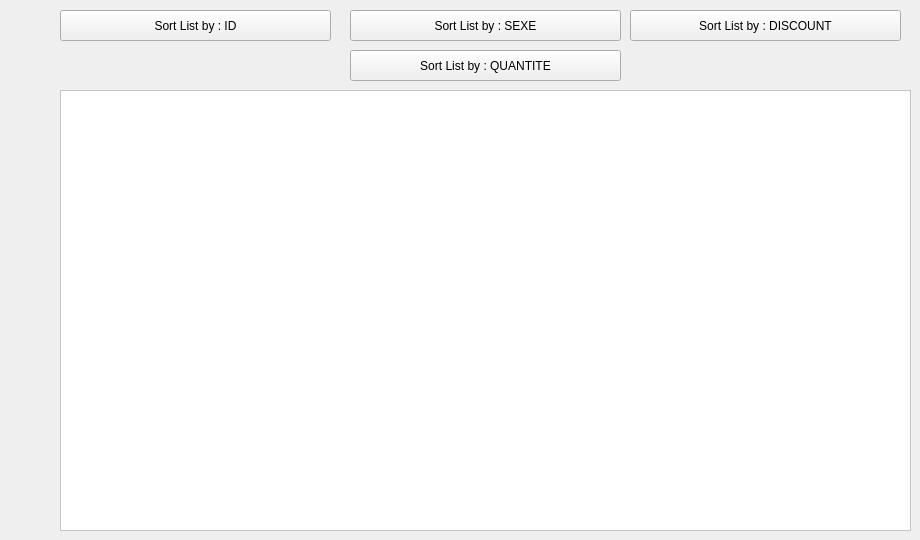
    <widget class="QWidget" name="tab_2">
     <attribute name="title">
      <string>Afficher Fournisseur </string>
     </attribute>
     <widget class="QTableView" name="tab_fournisseur">
      <property name="geometry">
       <rect>
        <x>60</x>
        <y>90</y>
        <width>851</width>
        <height>441</height>
       </rect>
      </property>
      <property name="styleSheet">
       <string notr="true">/* Set background color for the entire page */
QWidget {
    background-color: #ffffff; /* White background */
}

/* Style for the QLabel elements */
QLabel {
    color: #000000; /* Black text */
}

/* Style for the QLineEdit elements */
QLineEdit {
    background-color: #f0f0f0; /* Light gray background */
    border: 1px solid #000000; /* Black border */
    padding: 5px; /* Add some padding */
    color: #000000; /* Black text */
}

/* Style for the QComboBox elements */
QComboBox {
    background-color: #f0f0f0; /* Light gray background */
    border: 1px solid #000000; /* Black border */
    color: #000000; /* Black text */
}

/* Style for the QPushButton elements */
QPushButton {
    background-color: #4CAF50; /* Green background */
    color: #ffffff; /* White text */
    border: 1px solid #4CAF50; /* Green border */
    padding: 5px 10px; /* Add padding */
}

/* Style for the QPushButton when hovered */
QPushButton:hover {
    background-color: #45a049; /* Darker green on hover */
    border: 1px solid #45a049; /* Darker green border on hover */
}

/* Style for the QPushButton when pressed */
QPushButton:pressed {
    background-color: #3d8b40; /* Even darker green on press */
    border: 1px solid #3d8b40; /* Even darker green border on press */
}
</string>
      </property>
     </widget>
     <widget class="QPushButton" name="pb_sort">
      <property name="geometry">
       <rect>
        <x>60</x>
        <y>10</y>
        <width>271</width>
        <height>31</height>
       </rect>
      </property>
      <property name="styleSheet">
       <string notr="true"/>
      </property>
      <property name="text">
       <string>Sort List by : ID</string>
      </property>
     </widget>
     <widget class="QPushButton" name="pb_SortSexe">
      <property name="geometry">
       <rect>
        <x>350</x>
        <y>10</y>
        <width>271</width>
        <height>31</height>
       </rect>
      </property>
      <property name="styleSheet">
       <string notr="true"/>
      </property>
      <property name="text">
       <string>Sort List by : SEXE</string>
      </property>
     </widget>
     <widget class="QPushButton" name="pb_SortDiscount">
      <property name="geometry">
       <rect>
        <x>630</x>
        <y>10</y>
        <width>271</width>
        <height>31</height>
       </rect>
      </property>
      <property name="styleSheet">
       <string notr="true"/>
      </property>
      <property name="text">
       <string>Sort List by : DISCOUNT</string>
      </property>
     </widget>
     <widget class="QPushButton" name="pb_SortQuantite">
      <property name="geometry">
       <rect>
        <x>350</x>
        <y>50</y>
        <width>271</width>
        <height>31</height>
       </rect>
      </property>
      <property name="styleSheet">
       <string notr="true"/>
      </property>
      <property name="text">
       <string>Sort List by : QUANTITE</string>
      </property>
     </widget>
    </widget>
